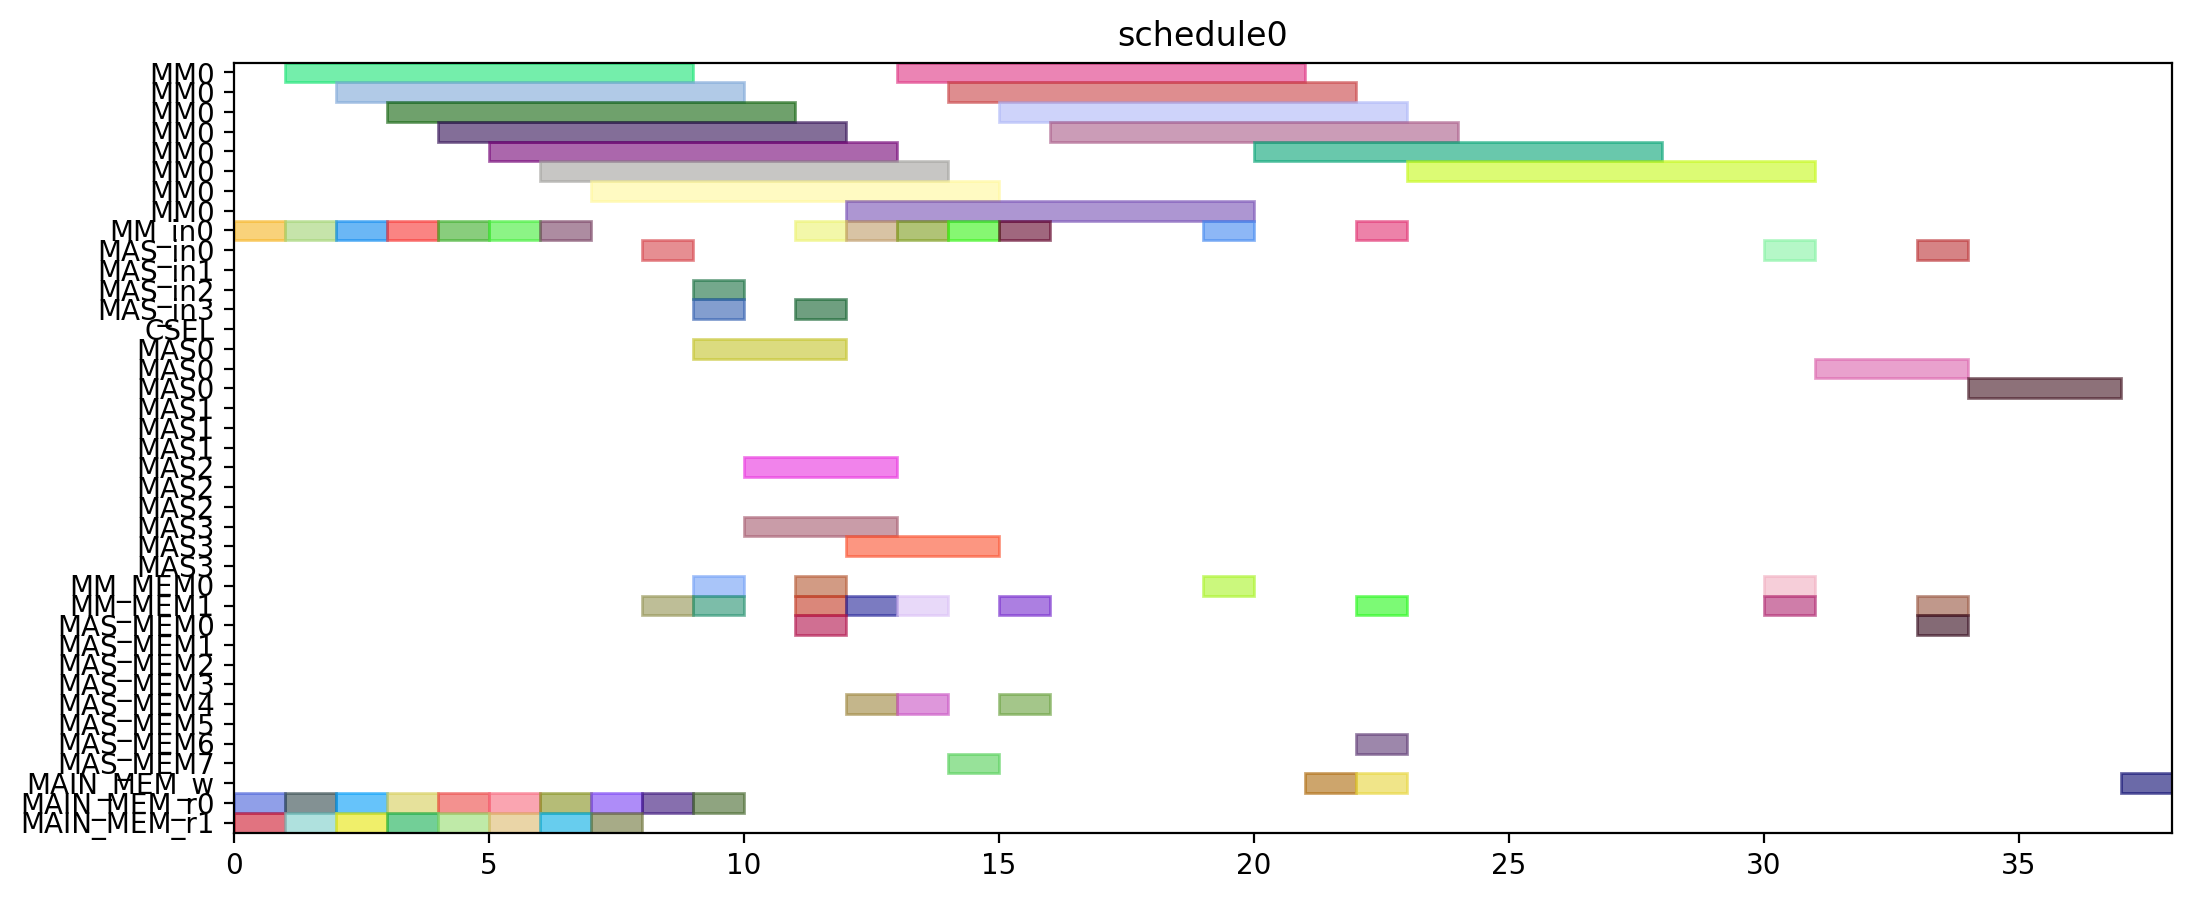

This chart was generated by the following Python code:
from pyschedule import Scenario, solvers, plotters, alt


def solve():
	horizon = 90
	S = Scenario("schedule0", horizon=horizon)

	# resource
	MM = S.Resources('MM', num=1, size=8)
	MM_in = S.Resources('MM_in', num=1)
	MAS_in = S.Resources('MAS_in', num=4)
	CSEL = S.Resource('CSEL')
	MAS = S.Resources('MAS', num=4, size=3, periods=range(1, horizon))
	MM_MEM = S.Resources('MM_MEM', num=2)
	MAS_MEM = S.Resources('MAS_MEM', num=8)
	MAIN_MEM_w = S.Resource('MAIN_MEM_w', size=1)
	MAIN_MEM_r = S.Resources('MAIN_MEM_r', num=2)

	# result of previous scheduling

	# new tasks
	r1 = S.Task('r1', length=8, delay_cost=1)
	r1 += alt(MM)
	r1_in = S.Task('r1_in', length=1, delay_cost=1)
	r1_in += alt(MM_in)
	S += r1_in*MM_in[0]<=r1*MM[0]

	r1_mem0 = S.Task('r1_mem0', length=1, delay_cost=1)
	r1_mem0 += MAIN_MEM_r[0]
	r1_mem1 = S.Task('r1_mem1', length=1, delay_cost=1)
	r1_mem1 += MAIN_MEM_r[1]
	r3 = S.Task('r3', length=8, delay_cost=1)
	r3 += alt(MM)
	r3_in = S.Task('r3_in', length=1, delay_cost=1)
	r3_in += alt(MM_in)
	S += r3_in*MM_in[0]<=r3*MM[0]

	r3_mem0 = S.Task('r3_mem0', length=1, delay_cost=1)
	r3_mem0 += MAIN_MEM_r[0]
	r3_mem1 = S.Task('r3_mem1', length=1, delay_cost=1)
	r3_mem1 += MAIN_MEM_r[1]
	r4 = S.Task('r4', length=8, delay_cost=1)
	r4 += alt(MM)
	r4_in = S.Task('r4_in', length=1, delay_cost=1)
	r4_in += alt(MM_in)
	S += r4_in*MM_in[0]<=r4*MM[0]

	r4_mem0 = S.Task('r4_mem0', length=1, delay_cost=1)
	r4_mem0 += MAIN_MEM_r[0]
	r4_mem1 = S.Task('r4_mem1', length=1, delay_cost=1)
	r4_mem1 += MAIN_MEM_r[1]
	r5 = S.Task('r5', length=8, delay_cost=1)
	r5 += alt(MM)
	r5_in = S.Task('r5_in', length=1, delay_cost=1)
	r5_in += alt(MM_in)
	S += r5_in*MM_in[0]<=r5*MM[0]

	r5_mem0 = S.Task('r5_mem0', length=1, delay_cost=1)
	r5_mem0 += MAIN_MEM_r[0]
	r5_mem1 = S.Task('r5_mem1', length=1, delay_cost=1)
	r5_mem1 += MAIN_MEM_r[1]
	r6 = S.Task('r6', length=8, delay_cost=1)
	r6 += alt(MM)
	r6_in = S.Task('r6_in', length=1, delay_cost=1)
	r6_in += alt(MM_in)
	S += r6_in*MM_in[0]<=r6*MM[0]

	r6_mem0 = S.Task('r6_mem0', length=1, delay_cost=1)
	r6_mem0 += MAIN_MEM_r[0]
	r6_mem1 = S.Task('r6_mem1', length=1, delay_cost=1)
	r6_mem1 += MAIN_MEM_r[1]
	r12 = S.Task('r12', length=8, delay_cost=1)
	r12 += alt(MM)
	r12_in = S.Task('r12_in', length=1, delay_cost=1)
	r12_in += alt(MM_in)
	S += r12_in*MM_in[0]<=r12*MM[0]

	r12_mem0 = S.Task('r12_mem0', length=1, delay_cost=1)
	r12_mem0 += MAIN_MEM_r[0]
	r12_mem1 = S.Task('r12_mem1', length=1, delay_cost=1)
	r12_mem1 += MAIN_MEM_r[1]
	r13 = S.Task('r13', length=8, delay_cost=1)
	r13 += alt(MM)
	r13_in = S.Task('r13_in', length=1, delay_cost=1)
	r13_in += alt(MM_in)
	S += r13_in*MM_in[0]<=r13*MM[0]

	r13_mem0 = S.Task('r13_mem0', length=1, delay_cost=1)
	r13_mem0 += MAIN_MEM_r[0]
	r13_mem1 = S.Task('r13_mem1', length=1, delay_cost=1)
	r13_mem1 += MAIN_MEM_r[1]
	r2 = S.Task('r2', length=3, delay_cost=1)
	r2 += alt(MAS)
	r2_in = S.Task('r2_in', length=1, delay_cost=1)
	r2_in += alt(MAS_in)
	S += r2_in*MAS_in[0]<=r2*MAS[0]

	S += r2_in*MAS_in[1]<=r2*MAS[1]

	S += r2_in*MAS_in[2]<=r2*MAS[2]

	S += r2_in*MAS_in[3]<=r2*MAS[3]

	r2_mem0 = S.Task('r2_mem0', length=1, delay_cost=1)
	r2_mem0 += alt(MM_MEM)
	S += (r1*MM[0])-1 < r2_mem0*MM_MEM[0]
	S += r2_mem0 <= r2

	r7 = S.Task('r7', length=3, delay_cost=1)
	r7 += alt(MAS)
	r7_in = S.Task('r7_in', length=1, delay_cost=1)
	r7_in += alt(MAS_in)
	S += r7_in*MAS_in[0]<=r7*MAS[0]

	S += r7_in*MAS_in[1]<=r7*MAS[1]

	S += r7_in*MAS_in[2]<=r7*MAS[2]

	S += r7_in*MAS_in[3]<=r7*MAS[3]

	r7_mem0 = S.Task('r7_mem0', length=1, delay_cost=1)
	r7_mem0 += alt(MM_MEM)
	S += (r5*MM[0])-1 < r7_mem0*MM_MEM[0]
	S += r7_mem0 <= r7

	r7_mem1 = S.Task('r7_mem1', length=1, delay_cost=1)
	r7_mem1 += alt(MM_MEM)
	S += (r6*MM[0])-1 < r7_mem1*MM_MEM[1]
	S += r7_mem1 <= r7

	r8 = S.Task('r8', length=3, delay_cost=1)
	r8 += alt(MAS)
	r8_in = S.Task('r8_in', length=1, delay_cost=1)
	r8_in += alt(MAS_in)
	S += r8_in*MAS_in[0]<=r8*MAS[0]

	S += r8_in*MAS_in[1]<=r8*MAS[1]

	S += r8_in*MAS_in[2]<=r8*MAS[2]

	S += r8_in*MAS_in[3]<=r8*MAS[3]

	r8_mem0 = S.Task('r8_mem0', length=1, delay_cost=1)
	r8_mem0 += MAIN_MEM_r[0]
	r8_mem1 = S.Task('r8_mem1', length=1, delay_cost=1)
	r8_mem1 += alt(MM_MEM)
	S += (r4*MM[0])-1 < r8_mem1*MM_MEM[1]
	S += r8_mem1 <= r8

	r10 = S.Task('r10', length=3, delay_cost=1)
	r10 += alt(MAS)
	r10_in = S.Task('r10_in', length=1, delay_cost=1)
	r10_in += alt(MAS_in)
	S += r10_in*MAS_in[0]<=r10*MAS[0]

	S += r10_in*MAS_in[1]<=r10*MAS[1]

	S += r10_in*MAS_in[2]<=r10*MAS[2]

	S += r10_in*MAS_in[3]<=r10*MAS[3]

	r10_mem0 = S.Task('r10_mem0', length=1, delay_cost=1)
	r10_mem0 += MAIN_MEM_r[0]
	r10_mem1 = S.Task('r10_mem1', length=1, delay_cost=1)
	r10_mem1 += alt(MM_MEM)
	S += (r4*MM[0])-1 < r10_mem1*MM_MEM[1]
	S += r10_mem1 <= r10

	r9 = S.Task('r9', length=8, delay_cost=1)
	r9 += alt(MM)
	r9_in = S.Task('r9_in', length=1, delay_cost=1)
	r9_in += alt(MM_in)
	S += r9_in*MM_in[0]<=r9*MM[0]

	r9_mem0 = S.Task('r9_mem0', length=1, delay_cost=1)
	r9_mem0 += MAIN_MEM_r[0]
	r9_mem1 = S.Task('r9_mem1', length=1, delay_cost=1)
	r9_mem1 += alt(MAS_MEM)
	S += (r7*MAS[0])-1 < r9_mem1*MAS_MEM[1]
	S += (r7*MAS[1])-1 < r9_mem1*MAS_MEM[3]
	S += (r7*MAS[2])-1 < r9_mem1*MAS_MEM[5]
	S += (r7*MAS[3])-1 < r9_mem1*MAS_MEM[7]
	S += r9_mem1 <= r9

	r11 = S.Task('r11', length=8, delay_cost=1)
	r11 += alt(MM)
	r11_in = S.Task('r11_in', length=1, delay_cost=1)
	r11_in += alt(MM_in)
	S += r11_in*MM_in[0]<=r11*MM[0]

	r11_mem0 = S.Task('r11_mem0', length=1, delay_cost=1)
	r11_mem0 += alt(MAS_MEM)
	S += (r10*MAS[0])-1 < r11_mem0*MAS_MEM[0]
	S += (r10*MAS[1])-1 < r11_mem0*MAS_MEM[2]
	S += (r10*MAS[2])-1 < r11_mem0*MAS_MEM[4]
	S += (r10*MAS[3])-1 < r11_mem0*MAS_MEM[6]
	S += r11_mem0 <= r11

	PX_new = S.Task('PX_new', length=8, delay_cost=1)
	PX_new += alt(MM)
	PX_new_in = S.Task('PX_new_in', length=1, delay_cost=1)
	PX_new_in += alt(MM_in)
	S += PX_new_in*MM_in[0]<=PX_new*MM[0]

	S += 0<PX_new

	PX_new_w = S.Task('PX_new_w', length=1, delay_cost=1)
	PX_new_w += alt(MAIN_MEM_w)
	S += PX_new <= PX_new_w

	PX_new_mem0 = S.Task('PX_new_mem0', length=1, delay_cost=1)
	PX_new_mem0 += alt(MAS_MEM)
	S += (r2*MAS[0])-1 < PX_new_mem0*MAS_MEM[0]
	S += (r2*MAS[1])-1 < PX_new_mem0*MAS_MEM[2]
	S += (r2*MAS[2])-1 < PX_new_mem0*MAS_MEM[4]
	S += (r2*MAS[3])-1 < PX_new_mem0*MAS_MEM[6]
	S += PX_new_mem0 <= PX_new

	PX_new_mem1 = S.Task('PX_new_mem1', length=1, delay_cost=1)
	PX_new_mem1 += alt(MM_MEM)
	S += (r12*MM[0])-1 < PX_new_mem1*MM_MEM[1]
	S += PX_new_mem1 <= PX_new

	r14 = S.Task('r14', length=8, delay_cost=1)
	r14 += alt(MM)
	r14_in = S.Task('r14_in', length=1, delay_cost=1)
	r14_in += alt(MM_in)
	S += r14_in*MM_in[0]<=r14*MM[0]

	r14_mem0 = S.Task('r14_mem0', length=1, delay_cost=1)
	r14_mem0 += alt(MAS_MEM)
	S += (r2*MAS[0])-1 < r14_mem0*MAS_MEM[0]
	S += (r2*MAS[1])-1 < r14_mem0*MAS_MEM[2]
	S += (r2*MAS[2])-1 < r14_mem0*MAS_MEM[4]
	S += (r2*MAS[3])-1 < r14_mem0*MAS_MEM[6]
	S += r14_mem0 <= r14

	r14_mem1 = S.Task('r14_mem1', length=1, delay_cost=1)
	r14_mem1 += alt(MM_MEM)
	S += (r3*MM[0])-1 < r14_mem1*MM_MEM[1]
	S += r14_mem1 <= r14

	Z1_new = S.Task('Z1_new', length=8, delay_cost=1)
	Z1_new += alt(MM)
	Z1_new_in = S.Task('Z1_new_in', length=1, delay_cost=1)
	Z1_new_in += alt(MM_in)
	S += Z1_new_in*MM_in[0]<=Z1_new*MM[0]

	S += 0<Z1_new

	Z1_new_w = S.Task('Z1_new_w', length=1, delay_cost=1)
	Z1_new_w += alt(MAIN_MEM_w)
	S += Z1_new <= Z1_new_w

	Z1_new_mem0 = S.Task('Z1_new_mem0', length=1, delay_cost=1)
	Z1_new_mem0 += alt(MAS_MEM)
	S += (r2*MAS[0])-1 < Z1_new_mem0*MAS_MEM[0]
	S += (r2*MAS[1])-1 < Z1_new_mem0*MAS_MEM[2]
	S += (r2*MAS[2])-1 < Z1_new_mem0*MAS_MEM[4]
	S += (r2*MAS[3])-1 < Z1_new_mem0*MAS_MEM[6]
	S += Z1_new_mem0 <= Z1_new

	Z1_new_mem1 = S.Task('Z1_new_mem1', length=1, delay_cost=1)
	Z1_new_mem1 += alt(MM_MEM)
	S += (r13*MM[0])-1 < Z1_new_mem1*MM_MEM[1]
	S += Z1_new_mem1 <= Z1_new

	r15 = S.Task('r15', length=8, delay_cost=1)
	r15 += alt(MM)
	r15_in = S.Task('r15_in', length=1, delay_cost=1)
	r15_in += alt(MM_in)
	S += r15_in*MM_in[0]<=r15*MM[0]

	r15_mem0 = S.Task('r15_mem0', length=1, delay_cost=1)
	r15_mem0 += alt(MAS_MEM)
	S += (r8*MAS[0])-1 < r15_mem0*MAS_MEM[0]
	S += (r8*MAS[1])-1 < r15_mem0*MAS_MEM[2]
	S += (r8*MAS[2])-1 < r15_mem0*MAS_MEM[4]
	S += (r8*MAS[3])-1 < r15_mem0*MAS_MEM[6]
	S += r15_mem0 <= r15

	r15_mem1 = S.Task('r15_mem1', length=1, delay_cost=1)
	r15_mem1 += alt(MM_MEM)
	S += (r9*MM[0])-1 < r15_mem1*MM_MEM[1]
	S += r15_mem1 <= r15

	r16 = S.Task('r16', length=8, delay_cost=1)
	r16 += alt(MM)
	r16_in = S.Task('r16_in', length=1, delay_cost=1)
	r16_in += alt(MM_in)
	S += r16_in*MM_in[0]<=r16*MM[0]

	r16_mem0 = S.Task('r16_mem0', length=1, delay_cost=1)
	r16_mem0 += alt(MM_MEM)
	S += (r11*MM[0])-1 < r16_mem0*MM_MEM[0]
	S += r16_mem0 <= r16

	r16_mem1 = S.Task('r16_mem1', length=1, delay_cost=1)
	r16_mem1 += MAIN_MEM_r[1]
	r17 = S.Task('r17', length=3, delay_cost=1)
	r17 += alt(MAS)
	r17_in = S.Task('r17_in', length=1, delay_cost=1)
	r17_in += alt(MAS_in)
	S += r17_in*MAS_in[0]<=r17*MAS[0]

	S += r17_in*MAS_in[1]<=r17*MAS[1]

	S += r17_in*MAS_in[2]<=r17*MAS[2]

	S += r17_in*MAS_in[3]<=r17*MAS[3]

	r17_mem0 = S.Task('r17_mem0', length=1, delay_cost=1)
	r17_mem0 += alt(MM_MEM)
	S += (r14*MM[0])-1 < r17_mem0*MM_MEM[0]
	S += r17_mem0 <= r17

	r17_mem1 = S.Task('r17_mem1', length=1, delay_cost=1)
	r17_mem1 += alt(MM_MEM)
	S += (r15*MM[0])-1 < r17_mem1*MM_MEM[1]
	S += r17_mem1 <= r17

	PY_new = S.Task('PY_new', length=3, delay_cost=1)
	PY_new += alt(MAS)
	PY_new_in = S.Task('PY_new_in', length=1, delay_cost=1)
	PY_new_in += alt(MAS_in)
	S += PY_new_in*MAS_in[0]<=PY_new*MAS[0]

	S += PY_new_in*MAS_in[1]<=PY_new*MAS[1]

	S += PY_new_in*MAS_in[2]<=PY_new*MAS[2]

	S += PY_new_in*MAS_in[3]<=PY_new*MAS[3]

	S += 0<PY_new

	PY_new_w = S.Task('PY_new_w', length=1, delay_cost=1)
	PY_new_w += alt(MAIN_MEM_w)
	S += PY_new <= PY_new_w

	PY_new_mem0 = S.Task('PY_new_mem0', length=1, delay_cost=1)
	PY_new_mem0 += alt(MAS_MEM)
	S += (r17*MAS[0])-1 < PY_new_mem0*MAS_MEM[0]
	S += (r17*MAS[1])-1 < PY_new_mem0*MAS_MEM[2]
	S += (r17*MAS[2])-1 < PY_new_mem0*MAS_MEM[4]
	S += (r17*MAS[3])-1 < PY_new_mem0*MAS_MEM[6]
	S += PY_new_mem0 <= PY_new

	PY_new_mem1 = S.Task('PY_new_mem1', length=1, delay_cost=1)
	PY_new_mem1 += alt(MM_MEM)
	S += (r16*MM[0])-1 < PY_new_mem1*MM_MEM[1]
	S += PY_new_mem1 <= PY_new

	solvers.mip.solve(S,msg=1,kind='CPLEX',ratio_gap=1.01)

	solution = [['hoge']*len(S.solution()[1]) for i in range(len(S.solution()))]
	for i in range(len(S.solution())):
		for j in range(len(S.solution()[i])):
			solution[i][j]=str(S.solution()[i][j])
	print(solution)

	cycles = int(solution[-1][3])

	pic_file_name = "/home/mfukuda/ABE/multiRAM_multiMAS_16mux/scheduling_result/stage8MM1_stage3MAS4/EP_YRECOVER/schedule0.png"
	if(S.solution() != []):
		plotters.matplotlib.plot(S,img_filename=pic_file_name, show_task_labels=False, fig_size=(cycles*0.25+3, 5))

	return solution
